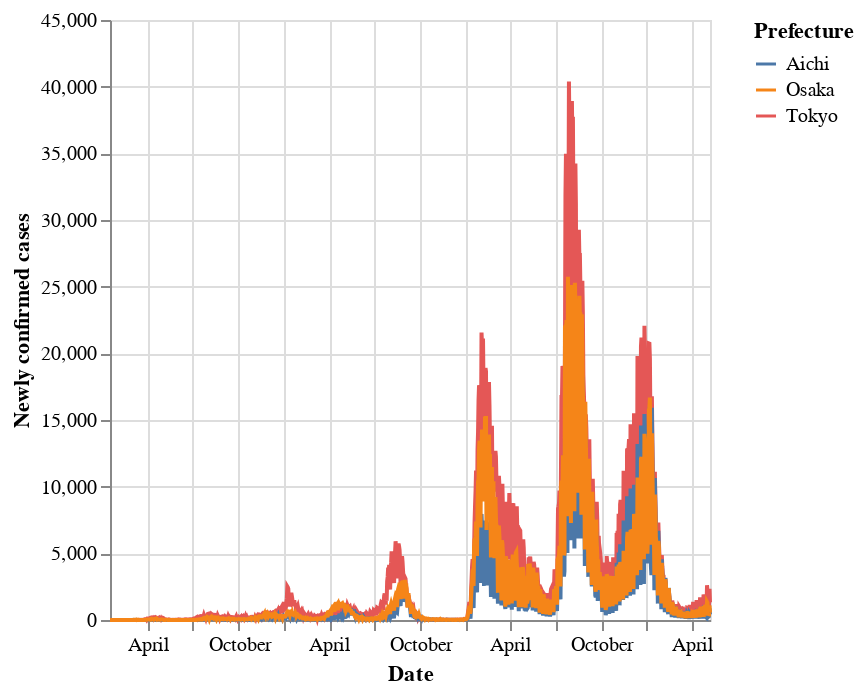

The notebook cell this image was saved under:
### Markdown cell above
#### minimal
Plotly よりちょっと記述多め

### Code cell
import altair as alt

alt.renderers.enable('html') # Notebook の Html保存に必要

alt.Chart(data2).mark_line().encode(
    x='Date',
    y='Newly confirmed cases',
    color='Prefecture',
)

### Figure 1 — Vega-Lite specification as saved in the notebook (floating-point values rounded to 4 significant figures; data arrays with more than 128 entries replaced by an {"elided": "..."} marker saying what was removed)
{"config": {"view": {"continuousWidth": 300, "continuousHeight": 300}}, "data": {"name": "data-8034977400f20e2751f80a7432096bf0"}, "mark": {"type": "line"}, "encoding": {"color": {"field": "Prefecture", "type": "nominal"}, "x": {"field": "Date", "type": "temporal"}, "y": {"field": "Newly confirmed cases", "type": "quantitative"}}, "$schema": "https://vega.github.io/schema/vega-lite/v5.17.0.json", "datasets": {"data-8034977400f20e2751f80a7432096bf0": {"elided": "3627 records"}}}
